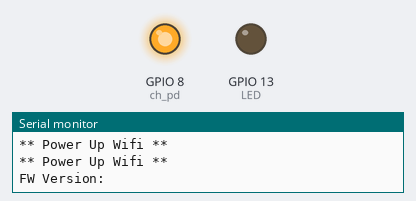
This sketch was run on a simulated ESP8266 (NodeMCU). Shown: output pins drawn as LEDs (lit = HIGH), the last lines printed to the serial monitor. The modem accepts every AT command (registered, SIM ready, sends succeed) and sends nothing else; not simulated (calls return 0 or success): wifi_credentials.h.

Above: at 0.1 s.
At 3.2 s:
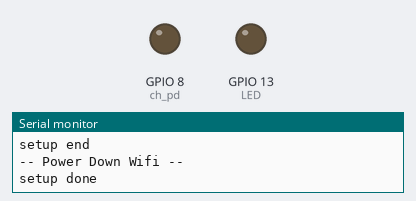
Timing chart, 0 to 4.7 s (numbered marks = the images above):
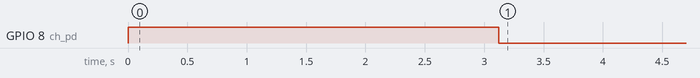

The sketch:

atmega_esp8266_nointerrupt.ino
```cpp
#include <avr/sleep.h>
#include "ESP8266.h"
#include "wifi_credentials.h"

#define SSID        WIFI_SSID
#define PASSWORD    WIFI_PASSWORD

#define HOST_NAME   "api.thingspeak.com"
#define HOST_PORT    80
#define TIME_BETWEEN_TEXT_MESSAGES 10 //in seconds

#include <SoftwareSerial.h>
SoftwareSerial EspSerial(10,11); // RX, TX

ESP8266 wifi(EspSerial);

const byte ch_pd = 8; //arduino pin number ESP8266 ch_pd is connected to
const byte LED = 13;

void pins_init()
{
  pinMode(ch_pd,OUTPUT);
  pinMode(LED, OUTPUT);
}

void wake ()
{
  // cancel sleep as a precaution
  sleep_disable();
  // precautionary while we do other stuff
  detachInterrupt (0);
}  // end of wake

void WifiPowerUp() {
  Serial.println("** Power Up Wifi **");
  digitalWrite(ch_pd,HIGH);
}

void WifiPowerDown() {
  Serial.println("-- Power Down Wifi --");
  digitalWrite(ch_pd,LOW);
}

void wifiSetup() {
    WifiPowerUp();

    delay(10);
    EspSerial.begin(9600);
    delay(10);

    Serial.print("FW Version:");
    Serial.println(wifi.getVersion().c_str());

    if (wifi.setOprToStationSoftAP()) {
        Serial.print("to station + softap ok\r\n");
    } else {
        Serial.print("to station + softap err\r\n");
    }

    if (wifi.joinAP(SSID, PASSWORD)) {
        Serial.print("Join AP success\r\n");

        Serial.print("IP:");
        Serial.println( wifi.getLocalIP().c_str());
    } else {
        Serial.print("Join AP failure\r\n");
    }

    if (wifi.disableMUX()) {
        Serial.print("single ok\r\n");
    } else {
        Serial.print("single err\r\n");
    }

    Serial.print("setup end\r\n");
    WifiPowerDown();

//    initializeFilters();

    //send_text_message("test");
}

void send_text_message(String msg) {

   WifiPowerUp();
   delay(2000);

    if (wifi.createTCP(HOST_NAME, HOST_PORT)) {
        Serial.print("create tcp ok\r\n");
    } else {
        Serial.print("create tcp err\r\n");
    }

    String preamble = "GET /apps/thinghttp/send_request?api_key=YNUF28WWU6S33RZH&number=5126570021&message=";
    String postamble = " HTTP/1.0\r\n\r\n";
    String GET_REQUEST = preamble + msg + postamble;

    Serial.print(GET_REQUEST);
    Serial.println("");
    Serial.print("REQUEST length = ");
    Serial.println(GET_REQUEST.length());

    wifi.send((const uint8_t*)GET_REQUEST.c_str(), GET_REQUEST.length());

    //delay(5000);

    String data = wifi.recvString(5000);
    if (data.length() > 0) {
        Serial.print("Received:[");
        Serial.println(data);
    }

    WifiPowerDown();

    delay(TIME_BETWEEN_TEXT_MESSAGES*1000);

    //initializeFilters();

}

void setup ()
  {
  digitalWrite (2, HIGH);  // enable pull-up
  Serial.begin(9600);
  pins_init();
  WifiPowerUp();
  wifiSetup();
  Serial.println("setup done");
  }  // end of setup

void loop ()
{
//  Serial.println("Begin loop");

//  send_text_message("Interrupt fired");

  } // end of loop
```
